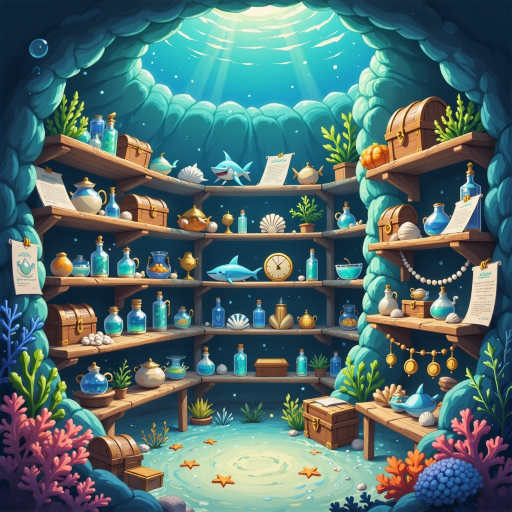
#> input picture Images/StartMenuShop/Shop2.jpg, 1024 x 1024 px (shown at 1/2 size)
$ python generate_shop_bg.py
#> lines starting #> are read from the running program, lines starting #| are printed output that depends on the picture
#!/usr/bin/env python3
"""Make the Store screen background from Images/StartMenuShop/Shop2.jpg.

Center-crops to a square and downscales to 900x900 webp. The screen itself
dims it further with a gradient overlay (see .store-screen in src/style.css).

Run from the repo root:  python tools/generate_shop_bg.py

License: Leonardo AI, same terms as the other Images/*.jpg - see CREDITS.md.
Shop1.jpg is kept as an unused alternate.
"""
from pathlib import Path
from PIL import Image

ROOT = Path(__file__).resolve().parent.parent
SRC = ROOT / "Images" / "StartMenuShop" / "Shop2.jpg"
OUT = ROOT / "public" / "shop-bg.webp"
SIZE = 900


def main() -> None:
    img = Image.open(SRC).convert("RGB")
#> img is the input picture: PIL image 1024x1024 RGB; mean R, G, B 81.1, 109.6, 109
    w, h = img.size
#> w = 1024; h = 1024
    side = min(w, h)
#> side = 1024
    img = img.crop(((w - side) // 2, (h - side) // 2, (w + side) // 2, (h + side) // 2))
    img.resize((SIZE, SIZE), Image.LANCZOS).save(OUT, quality=82, method=6)
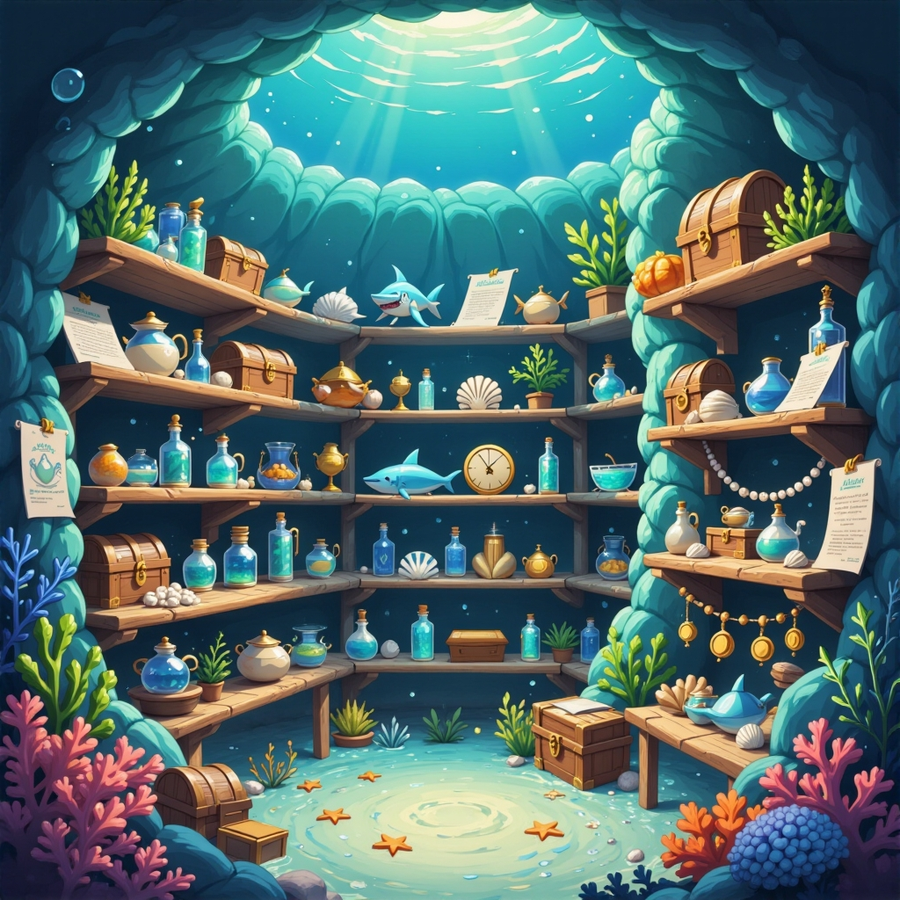
#> saved as shop-bg.webp: PIL image 900x900 RGB; mean R, G, B 81.1, 109.6, 109
    print(f"wrote {OUT.relative_to(ROOT)}")


if __name__ == "__main__":
    main()

$ run again, with Images/StartMenuShop/Shop1.jpg copied over Images/StartMenuShop/Shop2.jpg
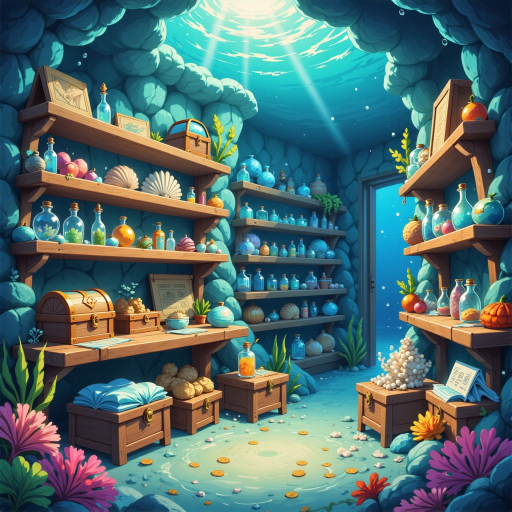
#> input picture Images/StartMenuShop/Shop1.jpg, 1024 x 1024 px (shown at 1/2 size)
#> in main, img is the input picture: PIL image 1024x1024 RGB; mean R, G, B 81.1, 110.2, 110.1
#> in main, `img.resize((SIZE, SIZE), Image.LANCZOS).save(OUT, quality=82, method=6)`:
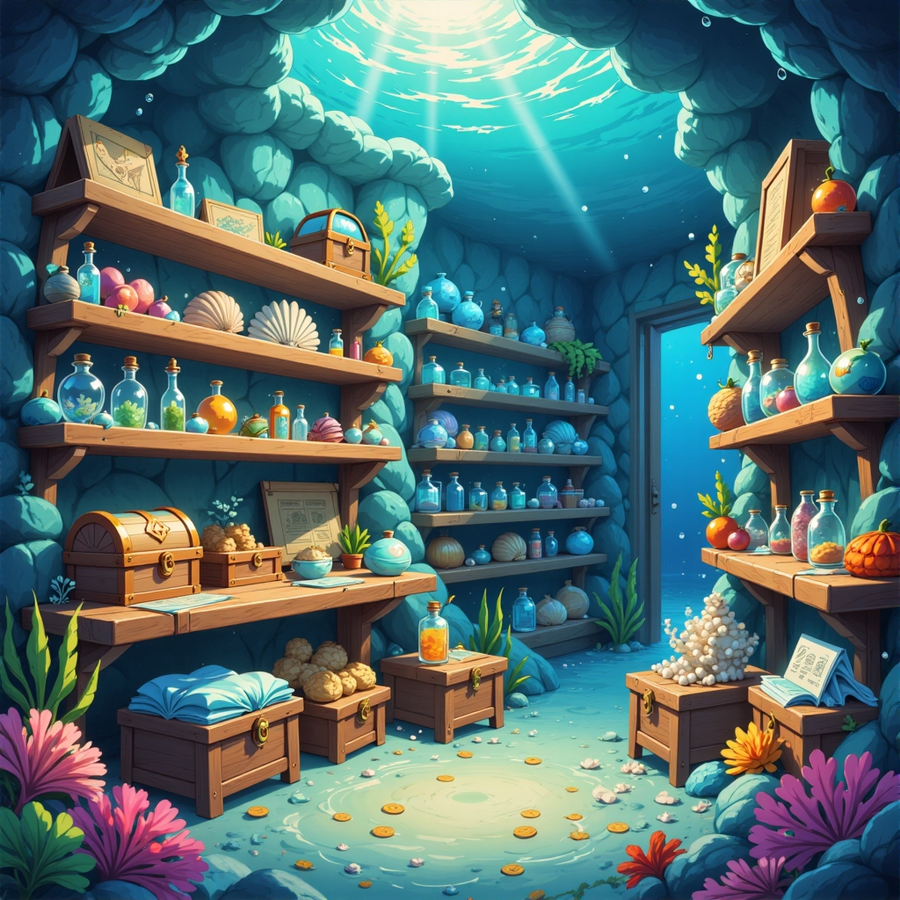
#> saved as shop-bg.webp: PIL image 900x900 RGB; mean R, G, B 81.1, 110.2, 110.1
